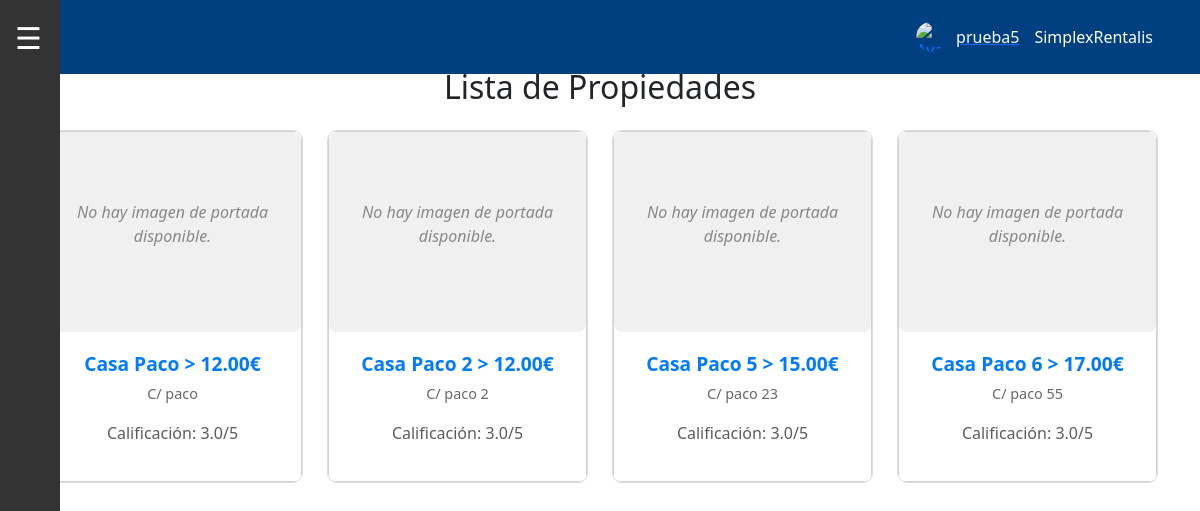
/propiedades/ (signed in), run on the app's committed database.
### SimplexRentalisAPP/models.py (models this page shows, shortened)
class User(AbstractUser):
    email = models.EmailField(unique=True, max_length=254)
    telefono = models.CharField(unique=True, max_length=15, blank=True, null=True)
    fecha_nacimiento = models.DateField(null=True, blank=True)
    genero = models.CharField(
        max_length=10,
        choices=[('masculino', 'Masculino'), ('femenino', 'Femenino'), ('otro', 'Otro')],
        blank=True,
        null=True
    )
    avatar = models.ImageField(upload_to='avatars/', null=True, blank=True)
    es_propietario = models.BooleanField(default=False)
    ultimo_acceso = models.DateTimeField(null=True, blank=True)
    groups = models.ManyToManyField(
        'auth.Group',
        related_name='custom_user_groups',
        blank=True
    )
    user_permissions = models.ManyToManyField(
        'auth.Permission',
        related_name='custom_user_permissions',
        blank=True
    )

class Propiedades(models.Model):
    id = models.AutoField(primary_key=True)
    nombre = models.CharField(max_length=200, blank=False, null=False)
    descripcion = models.TextField(max_length=3000, blank=True, null=True)
    direccion = models.CharField(max_length=300, blank=False, null=False)
    precio_noche = models.DecimalField(max_digits=10, decimal_places=2, blank=False, null=False)
    propietario = models.ForeignKey('User', on_delete=models.CASCADE, blank=False, null=False)
    calificacion = models.DecimalField(
        default=3.0,
        blank=False,
        null=False,
        max_digits=3,
        validators=[MinValueValidator(1), MaxValueValidator(5)],
        decimal_places=1  # Decimal con 1 lugar
    )
    porcentaje_reserva = models.DecimalField(max_digits=5, decimal_places=2, blank=False, null=False, default=5.0)
    permite_mascotas = models.BooleanField(default=False)
    en_mantenimiento = models.BooleanField(default=False)
    capacidad_maxima = models.IntegerField(default=10)  # Limita la cantidad de personas
    galeria = models.ForeignKey('Galeria', on_delete=models.CASCADE, related_name='propiedades', blank=True, null=True)
    class Meta:
        constraints = [
            models.UniqueConstraint(fields=['direccion', 'propietario'], name='unique_direccion_propietario')
        ]

### SimplexRentalisAPP/views.py (the view)
# urls.py: path('propiedades/', views.propiedades, name='propiedades'),
def propiedades(request):
    propiedades = Propiedades.objects.all()
    return render(request, 'SimplexRentalisAPP/propiedades_list.html', {
        'propiedades': propiedades
    })

### SimplexRentalisAPP/templates/SimplexRentalisAPP/propiedades_list.html (shortened to what this page needs)
{% extends 'base.html' %}
{% load static %}
{% block content %}
<div class="container mt-5">
    <h2 class="text-center mb-4">Lista de Propiedades</h2>
    <div class="row justify-content-center">
        {% for propiedad in propiedades %}
            <div class="col-6 col-md-4 col-lg-3 mb-4 d-flex align-items-stretch">
                <a href="{% url 'detalle_propiedad' propiedad.pk %}" class="propiedad-card text-center text-decoration-none">
                    <div class="card shadow-sm">
                        <div class="card-image">
                            {% if propiedad.imagen %}
                                <img src="{{ propiedad.imagen.url }}" class="img-fluid rounded" alt="Imagen de {{ propiedad.nombre }}">
                            {% else %}
                                <div class="no-imagen">
                                    <p>No hay imagen de portada disponible.</p>
                                </div>
                            {% endif %}
                        </div>
                        <div class="card-body">
                            <h5 class="card-title">{{ propiedad.nombre }} > {{ propiedad.precio_noche }}€</h5>
                            <p class="card-text">{{ propiedad.direccion }}</p>
                            <p class="text-muted">Calificación: {{ propiedad.calificacion }}/5</p>
                        </div>
                    </div>
                </a>
            </div>
        {% empty %}
            <p class="text-center">No hay propiedades disponibles.</p>
        {% endfor %}
    </div>
</div>
{% endblock %}

### SimplexRentalisAPP/templates/base.html (shortened to what this page needs)
<!DOCTYPE html>
<html lang="es">
<head>
  {% load static %}
  <link href="https://cdn.jsdelivr.net/npm/bootstrap@5.3.0-alpha3/dist/css/bootstrap.min.css" rel="stylesheet">
  <link rel="stylesheet" href="{% static 'css/style.css' %}">
</head>
<body>
  <div id="menu">
    <span class="hamburguesa">&#9776;</span>
  </div>
  <div class="navbar">
    <div class="container-fluid">
      <div id="userMenu" class="position-relative">
        {% if user.is_authenticated %}
        <a href="#" class="d-flex align-items-center" id="userDropdown" data-bs-toggle="dropdown" aria-expanded="false">
          <img src="{{ user.profile.avatar.url }}" alt="Avatar" class="rounded-circle" style="width: 30px; height: 30px; margin-right: 10px;">
          <span class="text-light">{{ user.username }}</span>
        </a>
        {% else %}
        <button class="btn btn-outline-light btn-login" data-bs-toggle="modal" data-bs-target="#loginModal">Iniciar Sesión</button>
        {% endif %}
      </div>
      <a href="/" class="menu-item">SimplexRentalis</a>
    </div>
  </div>
  <div id="main-content">
    {% block content %}
    {% endblock %}
  </div>
</body>
</html>

### static/css/style.css (style rules this page uses)
#menu { position: fixed; left: 0; top: 0; height: 100%; width: 60px; background-color: #333; transition: width 0.3s; overflow-x: hidden; z-index: 1000; }
.menu-item { padding: 15px; color: white; text-align: left; text-decoration: none; display: block; white-space: nowrap; }
.navbar { position: fixed; top: 0; left: 0; width: 100%; background-color: #004080; color: white; z-index: 900; padding: 10px 20px; }
.navbar .container-fluid { display: flex; justify-content: flex-end; }
#main-content { margin-left: 60px; margin-top: 60px; padding: 20px; }
.hamburguesa { font-size: 30px; color: white; padding: 15px; display: block; cursor: pointer; }
.propiedad-card { display: block; border: 1px solid #ddd; border-radius: 5px; overflow: hidden; transition: box-shadow 0.3s; background-color: #ffffff; text-align: center; height: 100%; }
.no-imagen { height: 200px; display: flex; align-items: center; justify-content: center; background-color: #f8f9fa; color: #888; }
#main-content { max-width: 1200px; margin: auto; padding: 20px; }
.no-imagen { height: 400px; display: flex; justify-content: center; align-items: center; background-color: #f0f0f0; font-style: italic; color: #777; border-radius: 8px; }
.d-flex { display: flex; align-items: center; }
.propiedad-card { display: block; border: 1px solid #ddd; border-radius: 10px; overflow: hidden; transition: box-shadow 0.3s, transform 0.3s ease-in-out; background-color: #ffffff; text-align: center; height: 100%; }
.card-body { padding: 20px; color: #333; }
.card-title { font-size: 1.2rem; font-weight: bold; color: #007bff; }
.card-text { color: #666; font-size: 0.9rem; }
.card-image { position: relative; height: 200px; overflow: hidden; }
.no-imagen { display: flex; justify-content: center; align-items: center; height: 100%; background-color: #f0f0f0; color: #888; font-style: italic; }

### data on the page
User: username "prueba5"
Propiedades: nombre "Casa Paco", precio_noche "12.00", direccion "C/ paco", calificacion "3.0"
Propiedades: nombre "Casa Paco 2", precio_noche "12.00", direccion "C/ paco 2", calificacion "3.0"
Propiedades: nombre "Casa Paco 5", precio_noche "15.00", direccion "C/ paco 23", calificacion "3.0"
Propiedades: nombre "Casa Paco 6", precio_noche "17.00", direccion "C/ paco 55", calificacion "3.0"
